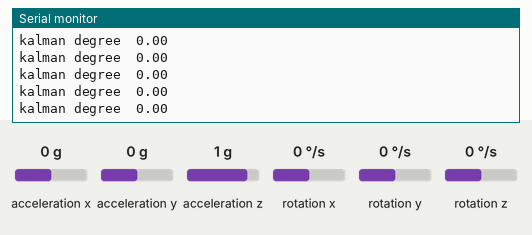
The sketch below on a simulated Arduino Uno, built with avr-gcc and run on an emulated ATmega328P. Parts: the last lines printed to the serial monitor. Wiring (inferred from the names in the program): MPU-6050 motion sensor at I2C address 0x68. Inputs (shaded band) come from the test bench; at power-on: acceleration x 0 g, rotation y 0 °/s, acceleration z 1 g, acceleration y 0 g, rotation x 0 °/s, rotation z 0 °/s.

Above: at 1.2 s.
1.3 s: acceleration x set to -1.4 g
At 2.1 s:
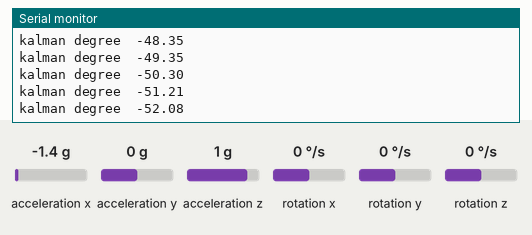
4.3 s: rotation y set to 192 °/s
At 5.0 s:
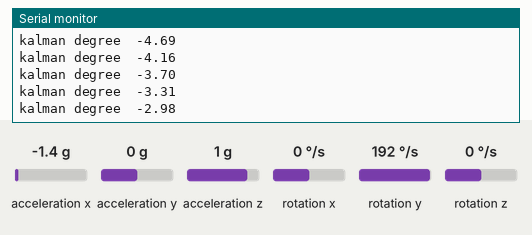
7.3 s: acceleration z set to -1.4 g
At 8.1 s:
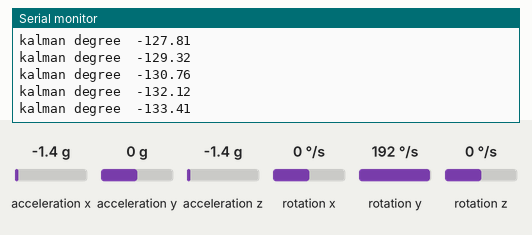
10.3 s: acceleration z set to 0 g
At 10.9 s:
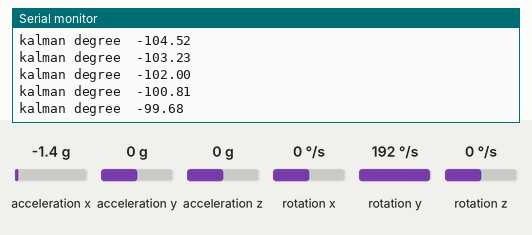
13.3 s: acceleration x set to 0 g
At 14.0 s:
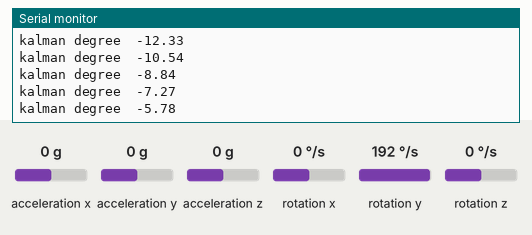
16.3 s: rotation y set to -192 °/s
At 16.9 s:
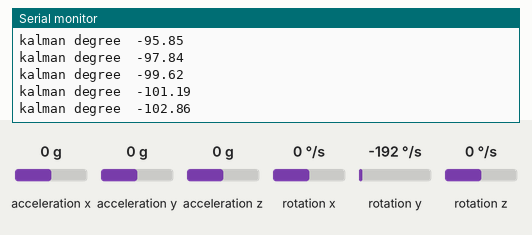
Timing chart, 0 to 19.3 s (numbered marks = the images above; inputs shaded):
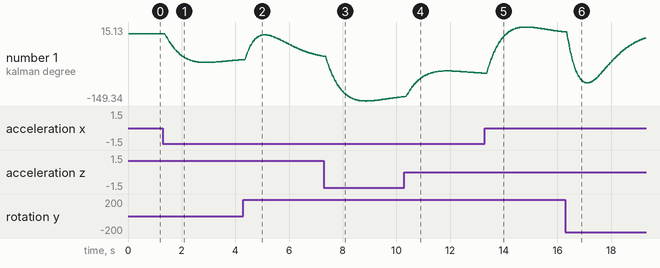

The sketch:

MPU_6050_kalman.ino
```cpp
#include <Wire.h>

#define mpu_add 0x68  //mpu6050 address


class kalman {
  public :
    double getkalman(double acc, double gyro, double dt) {
      //kalman filter 이용해 각도 계산 및 update

      //현재 angle에 gyoscope 값와 bias를 이용해 예측한 각도를 업데이트
      angle += dt * (gyro - bias) ;

      //예측한 오차 공분산 행렬을 업데이트
      P[0][0] += dt * (dt * P[1][1] - P[0][1] - P[1][0] + Q_angle) ;
      P[0][1] -= dt * P[1][1] ;
      P[1][0] -= dt * P[1][1] ;
      P[1][1] += Q_gyro * dt ;

      //kalman gain 계산
      double S = P[0][0] + R_measure ;
      K[0] = P[0][0] / S ;
      K[1] = P[1][0] / S ;

      //가속도를 이용한 측정값과 예측한 각도 사이의 오차를 이용하여 각도 업데이트
      double y = acc - angle ;
      angle += K[0] * y ;
      bias += K[1] * y ;

      //오차 공분산 행렬 업데이트

      double P_temp[2] = {P[0][0], P[0][1]} ;
      P[0][0] -= K[0] * P_temp[0] ;
      P[0][1] -= K[0] * P_temp[1] ;
      P[1][0] -= K[1] * P_temp[0] ;
      P[1][1] -= K[1] * P_temp[1] ;
      return angle ;
    } ;

    void init(double angle, double gyro, double measure) {
      //kalman filter의 초기화
      Q_angle = angle ;
      Q_gyro = gyro ;
      R_measure = measure ;

      //초기화된 상태로 설정
      angle = 0 ;
      bias = 0 ;
      //초기 오차 공분산 행렬 설정
      P[0][0] = 0 ;
      P[0][1] = 0 ;
      P[1][0] = 0 ;
      P[1][1] = 0 ;
    } ;

    double getvar(int num) {
      //kalman filter 변수 중 특정 변수 값을 반환
      switch (num) {
        case 0 :
          return Q_angle ;
          break ;
        case 1 :
          return Q_gyro ;
          break ;
        case 2 :
          return R_measure ;
          break ;
      }
    } ;

  private :
    double Q_angle, Q_gyro, R_measure ;//kalman filter의 tuning parameter
    double angle, bias ;//현재 각도 및 gyroscope bias
    double P[2][2], K[2] ;//오차 공분산 행렬, kalman gain
} ;


kalman kal ;//kalman 객체 생성
long ac_x, ac_y, ac_z, gy_x, gy_y, gy_z ;//가속도 및 gyroscope data
double deg, dgy_y ;//가속도 이용해 계산된 각도와 gyroscope의 y축 값
double dt ; //시간 간격을 저장하는 변수
uint32_t pasttime ;//이전 시간을 저장하는 변수 - 시간 간격 계산하기 위해 사용

void setup() {
  // put your setup code here, to run once:
  Serial.begin(9600) ; //serial 통신 초기화
  Wire.begin() ; //IC2 통신 시작
  Wire.beginTransmission(mpu_add); //MPU와 IC2 통신 시작
  Wire.write(0x6B) ;//MPU의 레지스터 주소에 데이터 작성
  Wire.write(0) ; //전원 관련 설정 해제, 즉 MPU6050 전원 켜기
  Wire.endTransmission(true) ; //IC2 통신 종료 ->true: 전송이 완료될 때까지 기다릴지 여부
  kal.init(0.001, 0.003, 0.03) ;  //init kalman filter

  //parameter 출력
  Serial.println() ;
  Serial.print("parameter") ;
  Serial.print("\t") ;
  Serial.print(kal.getvar(0), 4) ;
  Serial.print("\t") ;
  Serial.print(kal.getvar(1), 4) ;
  Serial.print("\t") ;
  Serial.println(kal.getvar(2), 4) ;
}


void loop() {
  // put your main code here, to run repeatedly:

  //Acceleration Data: IC2 통신 사용해 MPU6050으로 데이터 요청 후 응답 받음
  Wire.beginTransmission(mpu_add) ;
  Wire.write(0x3B) ;
  Wire.endTransmission(false) ;
  Wire.requestFrom(mpu_add, 6, true) ;

  //acceleration sensor의 X,Y,Z 축 데이터 읽기
  ac_x = Wire.read() << 8 | Wire.read() ;
  ac_y = Wire.read() << 8 | Wire.read() ;
  ac_z = Wire.read() << 8 | Wire.read() ;

  //Gyroscope Data: IC2 통신 사용해 MPU6050으로 데이터 요청 후 응답 받음
  Wire.beginTransmission(mpu_add) ;
  Wire.write(0x43) ;
  Wire.endTransmission(false) ;
  Wire.requestFrom(mpu_add, 6, true) ;
  gy_x = Wire.read() << 8 | Wire.read() ;
  gy_y = Wire.read() << 8 | Wire.read() ;
  gy_z = Wire.read() << 8 | Wire.read() ;

  deg = atan2(ac_x, ac_z) * 180 / PI ;  //가속도 데이터를 각도로 변환
  dgy_y = gy_y / 131. ;  //gyroscope 의 output을 각속도로 변환

  dt = (double)(micros() - pasttime) / 1000000; //시간 간격 계산
  pasttime = micros();  //이해가능한 data로 변환

  double val = kal.getkalman(deg, dgy_y, dt) ;  //kalman filter로 각도 추정
  Serial.print("kalman degree") ;
  Serial.print("\t") ;
  Serial.println(val) ;
}
```

Measured:
- after the input at 1.3 s, the serial monitor: prints a new line after 0.09 s (image 1)
- plotted number 1: 0 → -57.5 after the input at 1.3 s
